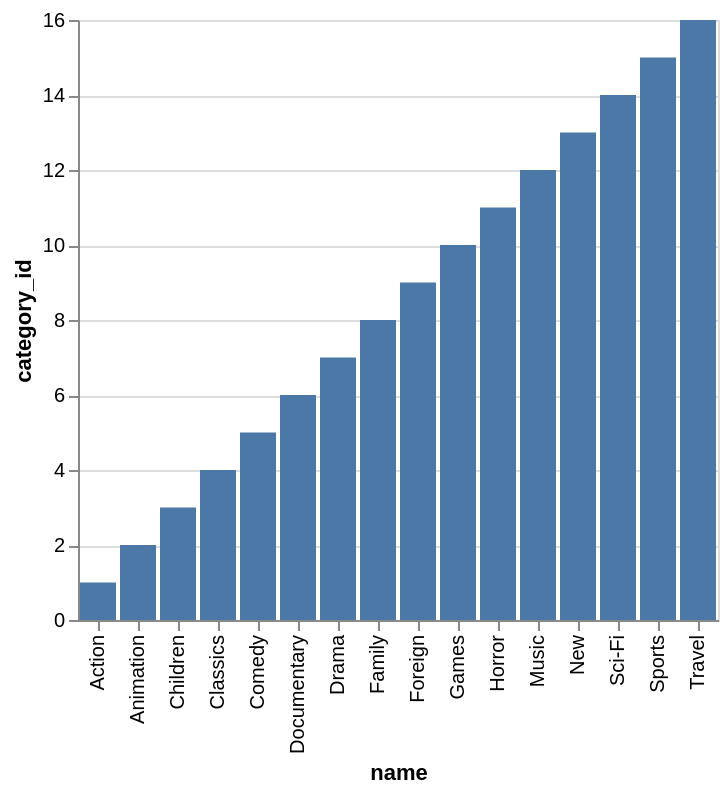

This figure's Vega-Lite source:
### Vega-Lite specification from a JSON file in a GitHub repository (floating-point values rounded to 4 significant figures)
{"data": {"values": [{"x_data": "Action", "y_data": 1}, {"x_data": "Animation", "y_data": 2}, {"x_data": "Children", "y_data": 3}, {"x_data": "Classics", "y_data": 4}, {"x_data": "Comedy", "y_data": 5}, {"x_data": "Documentary", "y_data": 6}, {"x_data": "Drama", "y_data": 7}, {"x_data": "Family", "y_data": 8}, {"x_data": "Foreign", "y_data": 9}, {"x_data": "Games", "y_data": 10}, {"x_data": "Horror", "y_data": 11}, {"x_data": "Music", "y_data": 12}, {"x_data": "New", "y_data": 13}, {"x_data": "Sci-Fi", "y_data": 14}, {"x_data": "Sports", "y_data": 15}, {"x_data": "Travel", "y_data": 16}]}, "mark": "bar", "encoding": {"x": {"field": "x_data", "type": "nominal", "title": "name", "sort": "ascending"}, "y": {"field": "y_data", "type": "quantitative", "title": "category_id"}}}
